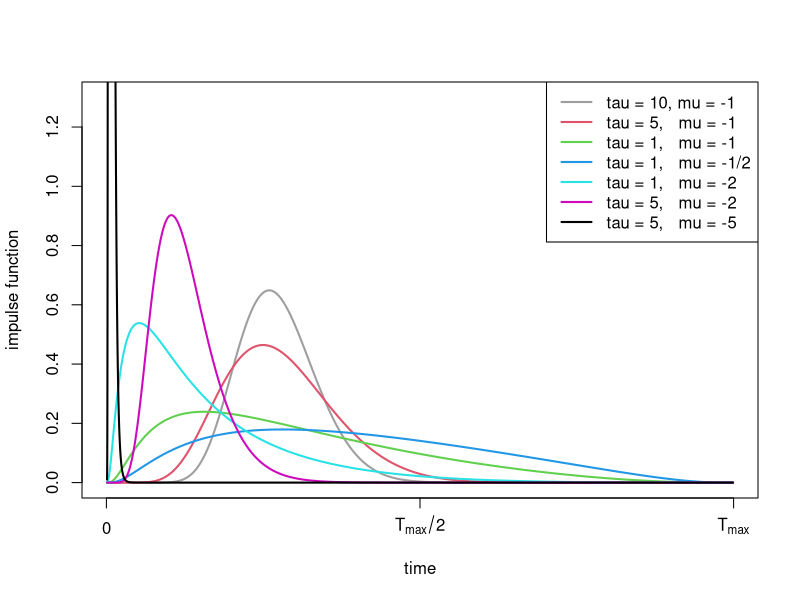

Generate this figure with R:
tmax <- 10
toplot <- seq(0.01, 9.99, len = 10000)
g <- function(t, tau, mu){(tmax / (t * (tmax - t))) * sqrt(tau / 2 / pi) * exp(-tau/ 2 *(log(t / (tmax - t)) - mu)^2)}

pdf("../figures/Impulse.pdf", width = 7, height = 7)
tau <- 10
mu <- -1
plot(toplot, g(toplot, tau, mu), type = "l", ylim = c(0, 1.3), lwd = 2, 
	ylab = "impulse function", xlab = "time", 
	xaxt = 'n', col = 8)
axis(1, at = c(0, 5, 10), labels = c("0", 
	expression(T[max]/2), expression(T[max])))	
tau <- 5
mu <- -1
lines(toplot, g(toplot, tau, mu), col = 2, lwd = 2)	
tau <- 1
mu <- -1
lines(toplot, g(toplot, tau, mu), col = 3, lwd = 2)	
tau <- 1
mu <- -0.5
lines(toplot, g(toplot, tau, mu), col = 4, lwd = 2)	
tau <- 1
mu <- -2
lines(toplot, g(toplot, tau, mu), col = 5, lwd = 2)	
tau <- 5
mu <- -2
lines(toplot, g(toplot, tau, mu), col = 6, lwd = 2)	
tau <- 5
mu <- -5
lines(toplot, g(toplot, tau, mu), col = 1, lwd = 2)
legend("topright", col = c(8,2,3,4,5,6,1), lty = rep(1, 7), lwd = rep(2, 7), 
	c("tau = 10, mu = -1",
	  "tau = 5,   mu = -1",
	  "tau = 1,   mu = -1",
	  "tau = 1,   mu = -1/2",
	  "tau = 1,   mu = -2",
	  "tau = 5,   mu = -2",
	  "tau = 5,   mu = -5"))
dev.off()